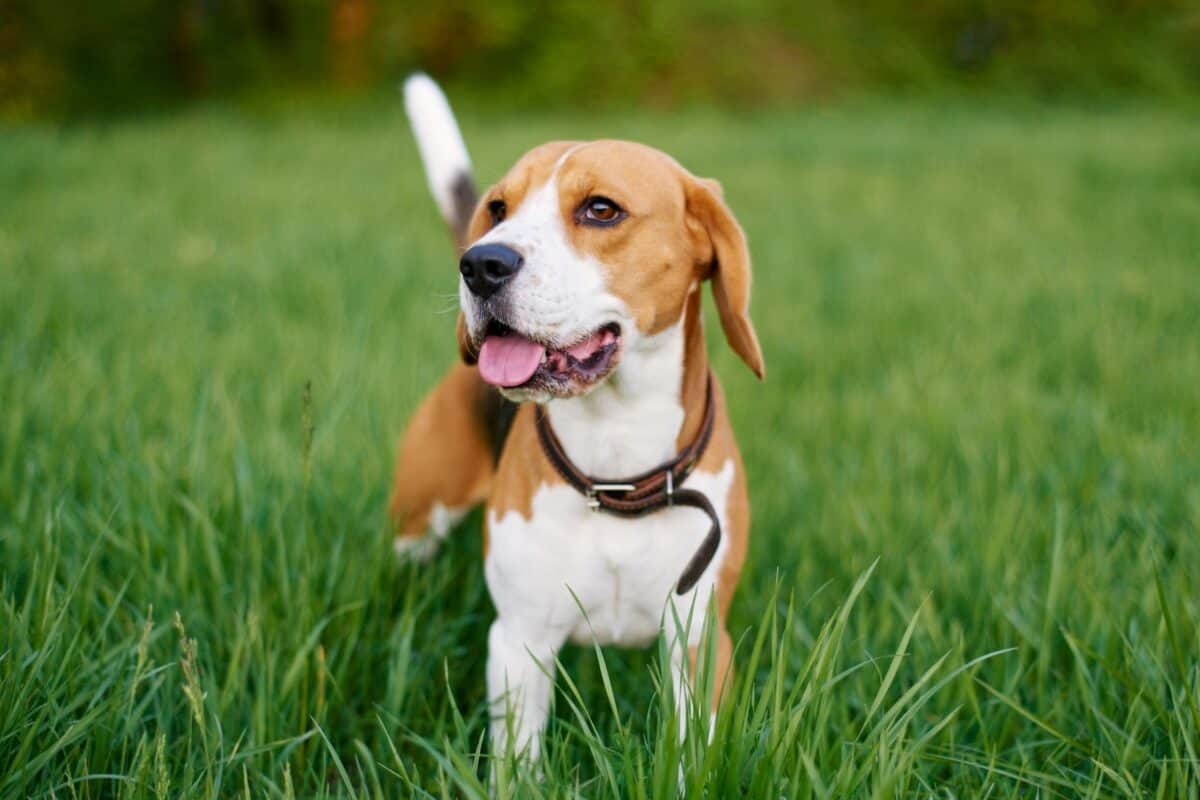
#> input picture dog2.jpg, 1200 x 800 px
$ jupyter execute q3.ipynb
#> lines starting #> are read from the running program, lines starting #| are printed output that depends on the picture
[cell 1]
import cv2
import matplotlib.pyplot as plt
import numpy as np

[cell 2]
IMG_PATH = 'dog2.jpg'

[cell 3]
image = cv2.imread(IMG_PATH, cv2.IMREAD_GRAYSCALE)
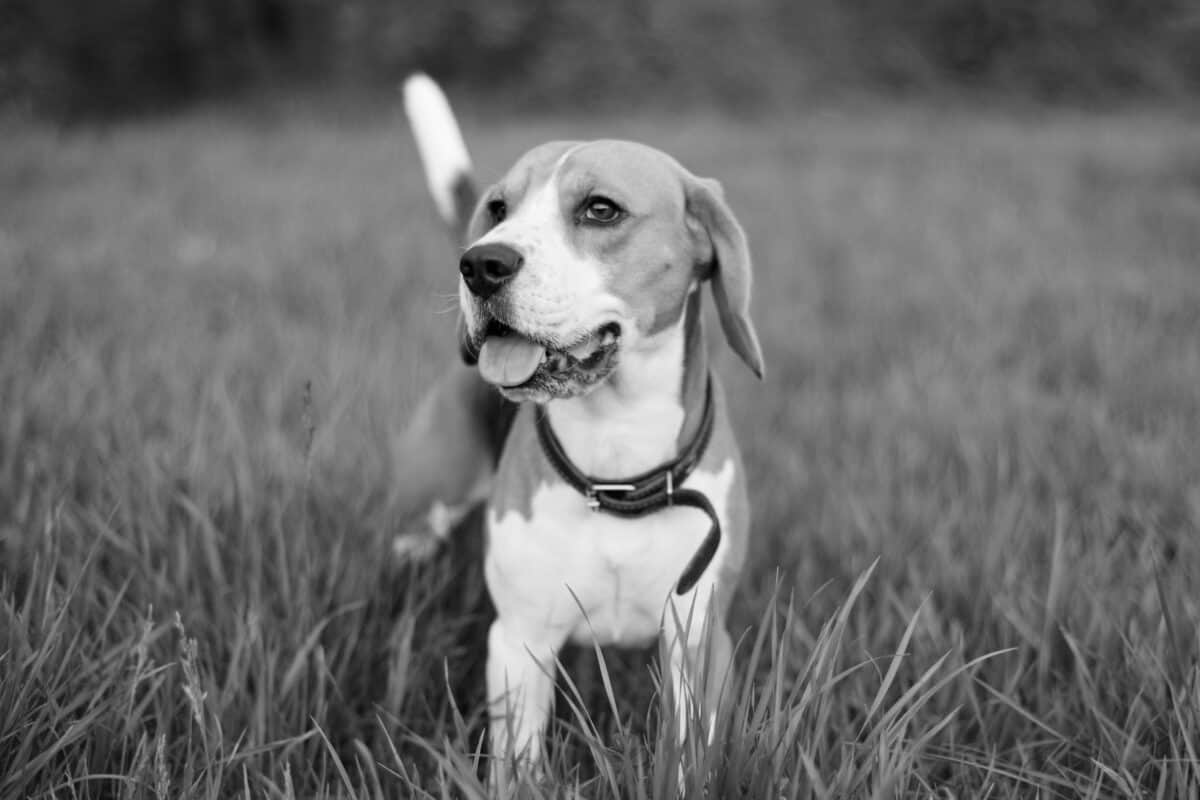
#> image: shape (800, 1200); min 0, max 251, mean 108.3

[cell 4]
plt.imshow(image, cmap='gray')
plt.title("Original Image")
plt.axis('off')
plt.show()

[cell 5]
plt.hist(image.ravel(), bins = 256, range = [0,256])
plt.title("Histogram of Original Image")
plt.show()
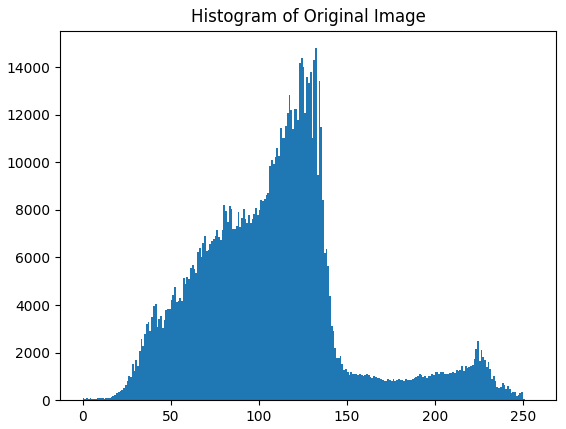
#> figure drawn by matplotlib, 1 panel; tallest bar 14791 high, from x = 132 to 133

---
### Contrast Streching

#### output = (image - min) * (255 / (max - min))
---

[cell 6]
min_val = np.min(image)
#> min_val = 0
max_val = np.max(image)
#> max_val = 251

[cell 7]
contrast_stretched = (
    (image - min_val) *
    (255 / (max_val - min_val))
).astype(np.uint8)

[cell 8]
plt.imshow(contrast_stretched, cmap='gray')
plt.title("Contrast Stretched Image")
plt.axis('off')
plt.show()

[cell 9]
plt.hist(contrast_stretched.ravel(), bins = 256, range = [0,256])
plt.title("Histogram of Contrast Stretched Image")
plt.show()
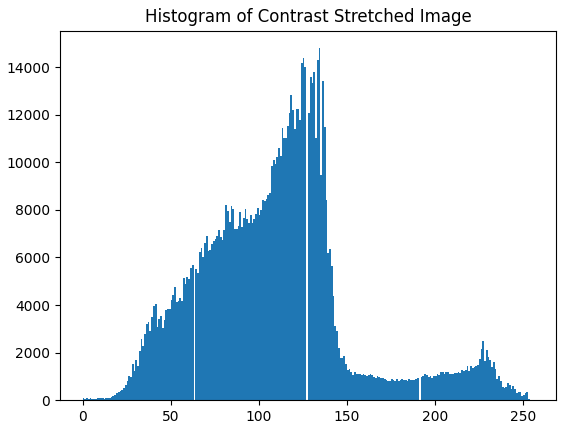
#> figure drawn by matplotlib, 1 panel; tallest bar 14791 high, from x = 134 to 135

[cell 10]
kernel = np.ones((3,3), np.float32)/9
linear_filtered = cv2.filter2D(contrast_stretched, -1, kernel)

[cell 11]
plt.imshow(contrast_stretched, cmap='gray')
plt.title("Linear Filtered Image")
plt.axis('off')
plt.show()

[cell 12]
plt.hist(linear_filtered.ravel(), bins = 256, range = [0,256])
plt.title("Histogram of Linear Filtered Image")
plt.show()
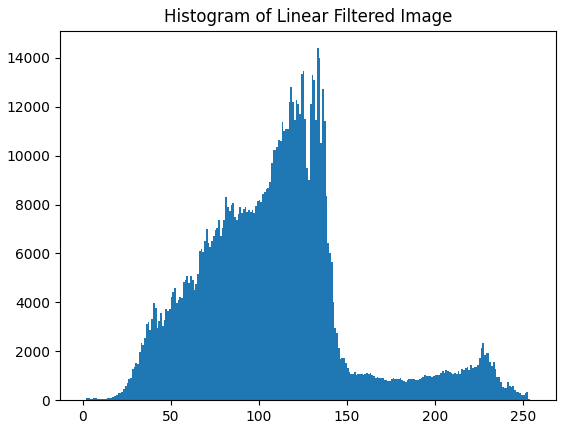
#> figure drawn by matplotlib, 1 panel; tallest bar 14390 high, from x = 133 to 134

[cell 13]
plt.figure(figsize=(10,20))
plt.subplot(1, 3, 1)
plt.imshow(image, cmap='gray')
plt.title("Original Image")
plt.axis('off')

plt.subplot(1, 3, 2)
plt.imshow(contrast_stretched, cmap='gray')
plt.title("Contrast Stretched Image")
plt.axis('off')

plt.subplot(1, 3, 3)
plt.imshow(linear_filtered, cmap='gray')
plt.title("Linear Filtered Image")
plt.axis('off')

plt.show()

[cell 14]
plt.figure(figsize=(20,3))

plt.subplot(1, 3, 1)
plt.hist(image.ravel(), bins = 256, range = [0,256])
plt.title("Original Image")

plt.subplot(1, 3, 2)
plt.hist(contrast_stretched.ravel(), bins = 256, range = [0,256])
plt.title("Stretched Image")

plt.subplot(1, 3, 3)
plt.hist(linear_filtered.ravel(), bins = 256, range = [0,256])
plt.title("Linear Filtered Image")
plt.show()
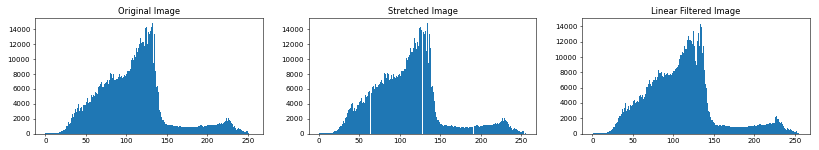
#> figure drawn by matplotlib, 3 panels; panel 1: tallest bar 14791 high, from x = 132 to 133; panel 2: tallest bar 14791 high, from x = 134 to 135; panel 3: tallest bar 14390 high, from x = 133 to 134
